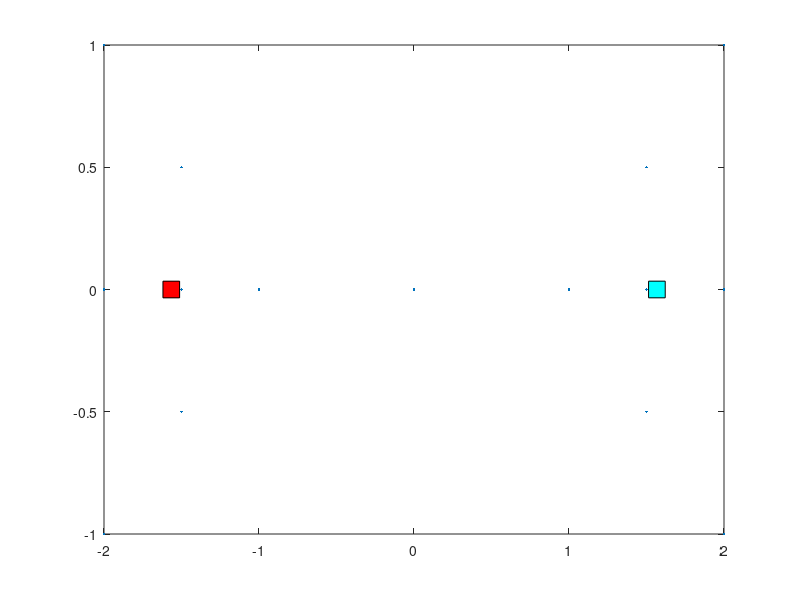

This chart was generated by the following MATLAB code:
clc;
clear;
close all;

% Question 4-2

%% Create Data
x = [0 0;2 1;2 0;2 -1;1.5 .5;1.5 0;1.5 -.5;1 0;-2 1;-2 0;-2 -1;-1.5 .5;-1.5 0;-1.5 -.5;-1 0];
numberOfData = size(x,1);
%[center,U,obj_fcn] = fcm(x,4);
plot(x(:,1),x(:,2),'.')
hold on

%% Center Initialization
numberOfCenter = 2;
center = zeros(2,2);
Colors=hsv(numberOfCenter);

for c=1:numberOfCenter
    center(c,:) = x(c,:);
    plot(center(c,1),center(c,2),'ks','MarkerSize',12,'MarkerFaceColor',Colors(c,:))
end
legend('Data','Center A','Center B');

%% Membership Function Initialization
m = 2;
U = rand(numberOfData,numberOfCenter);
ep = .00001;
% normalization
for i=1: numberOfData
    U(i,:) = U(i,:)./sum(U(i,:));
end

%% FCM Algorithm
epsilon = .01;
eps_vec = ones(1,numberOfCenter);
eps = 1;

while eps >= epsilon
    
    % Update Membership function
    for i=1: numberOfData
        ui = U(i,:);
        d1i = norm(center(1,:) - x(i,:),2)+ep;
        d2i = norm(center(2,:) - x(i,:),2)+ep;
        
        U(i,1) = 1/((d1i/d1i)^(2/(m - 1)) + (d1i/d2i)^(2/(m - 1)));
        U(i,2) = 1/((d2i/d1i)^(2/(m - 1)) + (d2i/d2i)^(2/(m - 1)));
    end
    for i=1: numberOfData
        U(i,:) = U(i,:)./sum(U(i,:));
    end
    
    % Update centers
    for c=1:numberOfCenter
        xy_sum = 0;
        um_sum = 0;
        for n=1: numberOfData
            xy_sum = xy_sum + (U(n,c)^m) * x(n,:);
            um_sum = um_sum + U(n,c)^m;
        end
        new_center_i = xy_sum/um_sum;
        eps_vec(c) = norm(center(c,:) - new_center_i,2);
        center(c,:) = new_center_i;
    end
    
    % Update Epsilon
    eps = max(eps_vec);
    hold off
    plot(x(:,1),x(:,2),'.')
    hold on
    for c=1:numberOfCenter
        plot(center(c,1),center(c,2),'ks','MarkerSize',12,'MarkerFaceColor',Colors(c,:))
    end
    pause(0.1);
end